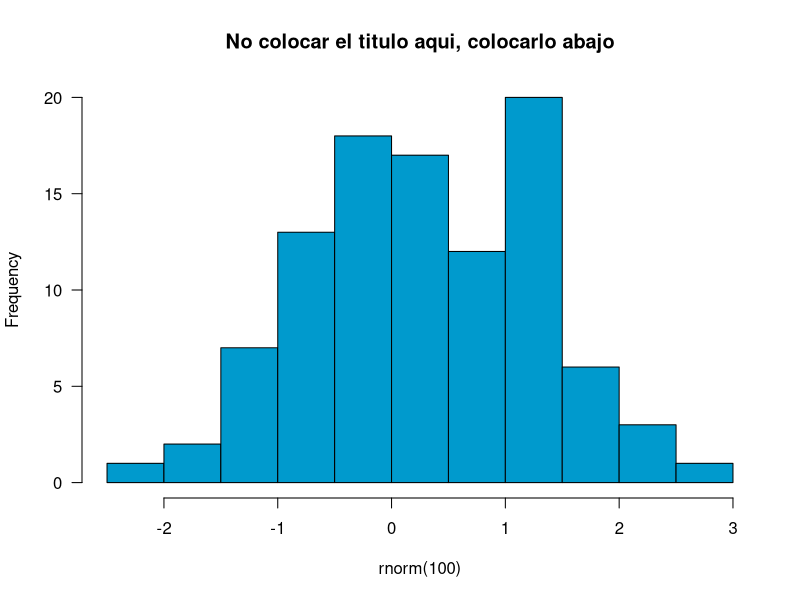

Generate this figure with R: (Note: this script raises an error after producing the figure.)
## ---- chunk 1
x <- rnorm(n=100, mean=70, sd=5)
mean(x)
## ---- chunk 2
hist(rnorm(100), main='No colocar el titulo aqui, colocarlo abajo',
     col='deepskyblue3', las=1)
## ---- chunk 3
knitr::include_graphics("byhand.png")
